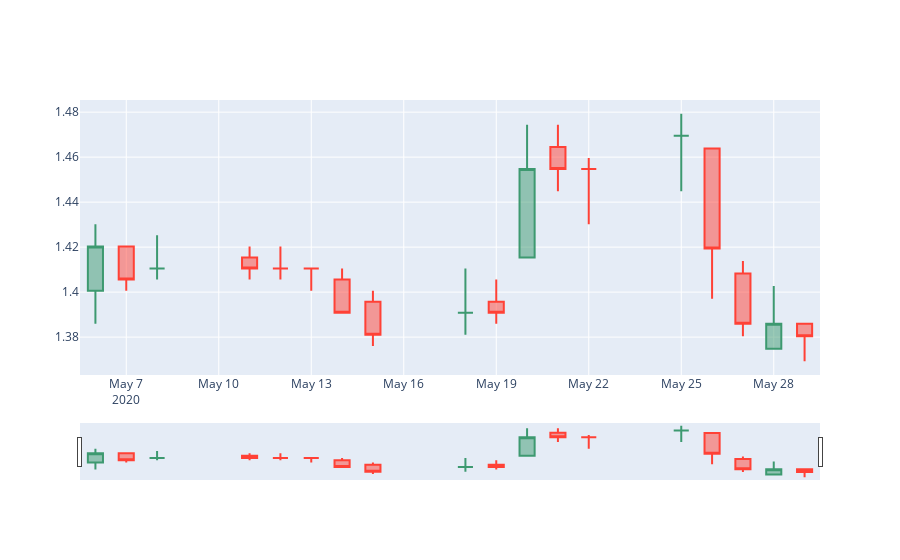

The notebook cell saved with this chart:
### Code cell
import plotly.graph_objects as go
fig = go.Figure(data=[go.Candlestick(x = df.index.get_level_values("datetime"),
                                     open=df["$open"],high=df["$high"],low=df["$low"],close=df["$close"])])
fig.show()
